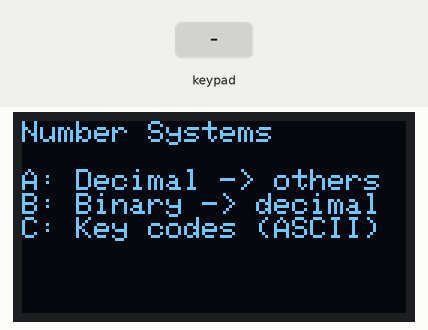
The sketch below on a simulated ESP32. Parts: 128×64 one-colour display. The inputs (shaded band) are chosen by the test bench.

Above: at 1.2 s.
1.3 s: key 'A' pressed
At 2.5 s:
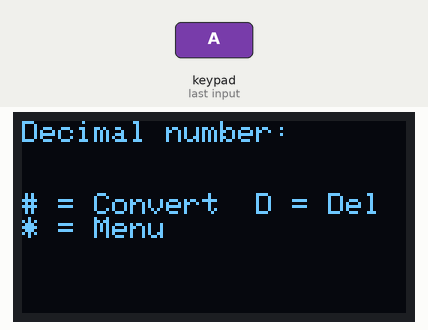
2.8 s: keypad keys 1 3 1 2 1 4 2 7 # pressed 0.4 s apart
At 7.4 s:
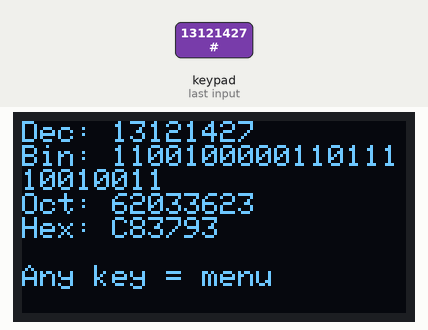
7.9 s: key '1' pressed
At 8.7 s:
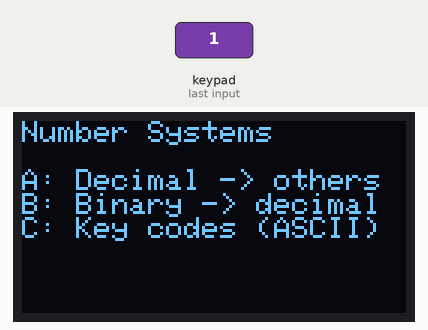
9.4 s: key 'B' pressed
At 9.9 s:
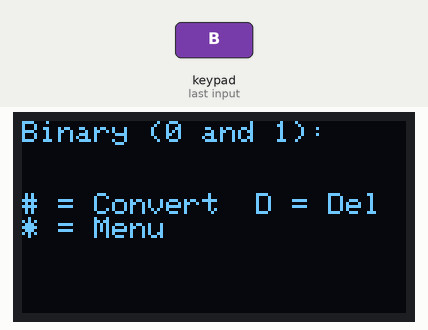
10.9 s: keypad keys 1 3 9 7 2 2 2 2 # pressed 0.4 s apart
At 14.7 s:
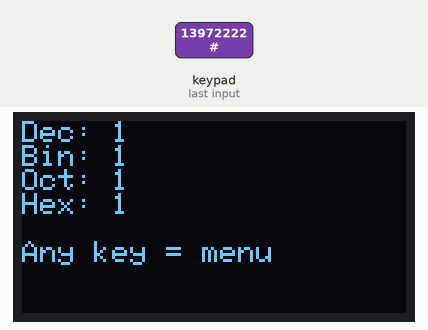
16.0 s: key '2' pressed
At 17.2 s:
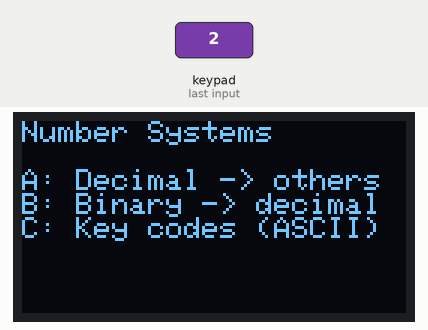
Timing chart, 0 to 18.5 s (numbered marks = the images above; inputs shaded):
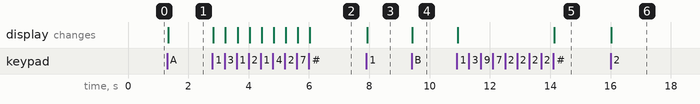

Measured:
- after the input at 1.3 s, the display: changes at once (image 1)
- after the input at 2.8 s, the display: first changes at once (image 2 shows a later state)
- after the input at 7.9 s, the display: changes at once (image 3)
- after the input at 9.4 s, the display: changes at once (image 4)
- after the input at 10.9 s, the display: first changes at once (image 5 shows a later state)
- after the input at 16.0 s, the display: changes at once (image 6)

The sketch:

C3_Morse_Code.ino
```cpp
#include <Wire.h>
#include <Adafruit_GFX.h>
#include <Adafruit_SSD1306.h>
#include <Keypad.h>

#define SCREEN_WIDTH 128
#define SCREEN_HEIGHT 64
Adafruit_SSD1306 display(SCREEN_WIDTH, SCREEN_HEIGHT, &Wire, -1);

const byte ROWS = 4;
const byte COLS = 4;
char keys[ROWS][COLS] = {
  {'1','2','3','A'},
  {'4','5','6','B'},
  {'7','8','9','C'},
  {'*','0','#','D'}
};
byte rowPins[ROWS] = {13, 12, 14, 27};
byte colPins[COLS] = {26, 25, 33, 32};
Keypad keypad = Keypad(makeKeymap(keys), rowPins, colPins, ROWS, COLS);

// ---------- NEW: NUMBER SYSTEM STATE ----------
String currentInput = "";
int mode = 0;   // 0 = menu, 1 = decimal in, 2 = binary in, 3 = key codes, 9 = result
unsigned long resultValue = 0;

void setup() {
  Serial.begin(115200);
  if (!display.begin(SSD1306_SWITCHCAPVCC, 0x3C)) {
    Serial.println("OLED not found");
    while (true);
  }
  display.setTextColor(SSD1306_WHITE);
  showScreen();
}

void loop() {
  char key = keypad.getKey();
  if (!key) return;

  if (key == '*' || mode == 9) {        // * = menu; any key after a result too
    mode = 0;
    currentInput = "";
    showScreen();
    return;
  }

  if (mode == 0) {                      // choose a tool
    if (key == 'A') mode = 1;
    if (key == 'B') mode = 2;
    if (key == 'C') mode = 3;
    showScreen();
    return;
  }

  if (mode == 3) {                      // key codes: show the code of any key
    showKeyCode(key);
    return;
  }

  if (key == 'D') {                     // D = delete last digit
    if (currentInput.length() > 0) {
      currentInput.remove(currentInput.length() - 1);
    }
  }
  else if (key == '#') {                // # = convert
    if (currentInput.length() > 0) {
      if (mode == 1) resultValue = currentInput.toInt();
      if (mode == 2) resultValue = binaryToDecimal(currentInput);
      mode = 9;
    }
  }
  else if (mode == 1 && key >= '0' && key <= '9') {
    if (currentInput.length() < 9) currentInput += key;
  }
  else if (mode == 2 && (key == '0' || key == '1')) {   // binary: only 0 and 1
    if (currentInput.length() < 30) currentInput += key;
  }
  showScreen();
}

// ---------- CONVERSION FUNCTIONS ----------

// Converts n into any base from 2 to 16, by repeated division
String toBase(unsigned long n, int base) {
  const char digits[] = "0123456789ABCDEF";
  if (n == 0) return "0";
  String result = "";
  while (n > 0) {
    int remainder = n % base;                     // the next digit (from the right)
    result = String(digits[remainder]) + result;  // put it at the FRONT
    n = n / base;
  }
  return result;
}

// Converts a text of 0s and 1s into a number
unsigned long binaryToDecimal(String bits) {
  unsigned long value = 0;
  for (int i = 0; i < bits.length(); i++) {
    value = value * 2 + (bits[i] - '0');          // old bits move left, add the new bit
  }
  return value;
}

// ---------- SCREENS ----------

void showScreen() {
  display.clearDisplay();
  display.setTextSize(1);
  display.setCursor(0, 0);

  if (mode == 0) {
    display.println("Number Systems");
    display.println("");
    display.println("A: Decimal -> others");
    display.println("B: Binary -> decimal");
    display.println("C: Key codes (ASCII)");
  }
  else if (mode == 1 || mode == 2) {
    if (mode == 1) display.println("Decimal number:");
    if (mode == 2) display.println("Binary (0 and 1):");
    display.println(currentInput);
    display.println("");
    display.println("# = Convert  D = Del");
    display.println("* = Menu");
  }
  else if (mode == 3) {
    display.println("Key codes (ASCII)");
    display.println("");
    display.println("Press any key...");
    display.println("");
    display.println("* = Menu");
  }
  else if (mode == 9) {
    display.print("Dec: ");
    display.println(resultValue);
    display.print("Bin: ");
    display.println(toBase(resultValue, 2));
    display.print("Oct: ");
    display.println(toBase(resultValue, 8));
    display.print("Hex: ");
    display.println(toBase(resultValue, 16));
    display.println("");
    display.println("Any key = menu");
  }
  display.display();
}

// CHALLENGE 3: Morse code for the digits 0-9
String morse[10] = {
  "-----", ".----", "..---", "...--", "....-",
  ".....", "-....", "--...", "---..", "----."
};

void showKeyCode(char key) {
  int code = key;                       // a character IS a number!
  String bin = toBase(code, 2);
  while (bin.length() < 8) {
    bin = "0" + bin;                    // show all 8 bits
  }
  display.clearDisplay();
  display.setTextSize(1);
  display.setCursor(0, 0);
  display.print("Key: ");
  display.setTextSize(2);
  display.println(key);
  display.setTextSize(1);
  display.print("Dec: ");
  display.println(code);
  display.print("Bin: ");
  display.println(bin);
  display.print("Hex: ");
  display.println(toBase(code, 16));
  if (key >= '0' && key <= '9') {
    display.print("Morse: ");
    display.println(morse[key - '0']);
  } else {
    display.println("");
  }
  display.println("Press a key, * = Menu");
  display.display();
}
```
